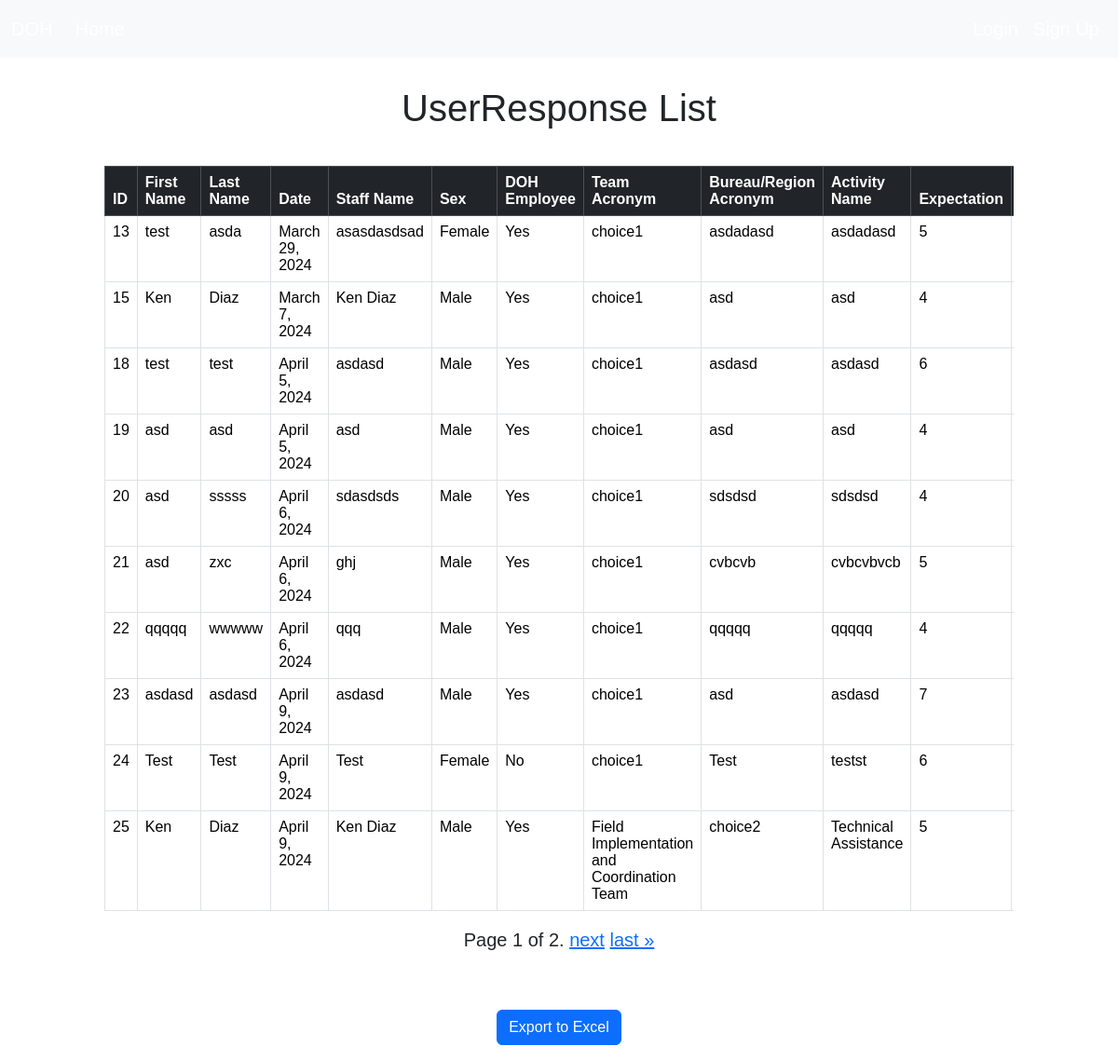
The app's page /listview/ with its own data.
### survey/models.py (models this page shows, shortened)
class UserResponse(models.Model):
    first_name = models.CharField(max_length=100, null=True)
    last_name = models.CharField(max_length=100, null=True)
    date = models.DateField(null=True)
    staff_name = models.CharField(max_length=100, null=True)
    SEX_CHOICES = [
    ('Male', 'Male'),
    ('Female', 'Female'),
    ]
    sex = models.CharField(max_length=6, choices=SEX_CHOICES, null=True)
    DOH_EMPLOYEE_CHOICES = [
    ('Yes', 'Yes'),
    ('No', 'No'),
    ]
    doh_employee = models.CharField(max_length=3, choices=DOH_EMPLOYEE_CHOICES, null=True)
    MY_CHOICES = [
    ('Office of the Chief of Staff', 'OCS - Office of the Chief of Staff'),
    ('Administration and Finance Management Team', 'AFMT - Administration and Finance Management Team'),
    ('Field Implementation and Coordination Team', 'FICT - Field Implementation and Coordination Team'),
    ('Health Facilities and Infrastructure Development Team', 'HFIDT - Health Facilities and Infrastructure Development Team'),
    ('Public Health Services Team', 'PHST - Public Health Services Team'),
    ('Health Policy and Systems Development Team', 'HPSDT - Health Policy and Systems Development Team'),
    ('Health Regulation Team', 'HRT - Health Regulation Team'),
    ('Procurement and Supply', 'PSCMT - Procurement and Supply'),
    ]
    team_acronym = models.CharField(
        max_length=100,
        choices=MY_CHOICES,
    )
    MY_CHOICES2 = [
    ('Administration and Financial Management Team', (
        ('Administrative Service', 'AS - Administrative Service'),
        ('Personnel Administrative Division', 'PAD - Personnel Administrative Division'),
        ('Malasakit Program Office', 'MPO - Malasakit Program Office'),
        ('Financial Management Service', 'FMS - Financial Management Service'),
    )),
    ('Field Implementation and Coordination Team', (
        ('Center for Health Development I', 'CHD I - Center for Health Development I'),
        ('Center for Health Development II', 'CHD II - Center for Health Development II'),
        ('Center for Health Development III', 'CHD III - Center for Health Development III'),
        ('Center for Health Development IV-A', 'CHD IV-A - Center for Health Development IV-A'),
        ('Center for Health Development IV-B', 'CHD IV-B - Center for Health Development IV-B'),
        ('Center for Health Development V', 'CHD V - Center for Health Development V'),
        ('Center for Health Development VI', 'CHD VI - Center for Health Development VI'),
        ('Center for Health Development VII', 'CHD VII - Center for Health Development VII'),
        ('Center for Health Development VIII', 'CHD VIII - Center for Health Development VIII'),
        ('Center for Health Development IX', 'CHD IX - Center for Health Development IX'),
        ('Center for Health Development X', 'CHD X - Center for Health Development X'),
        ('Center for Health Development XI', 'CHD XI - Center for Health Development XI'),
        ('Center for Health Development XII', 'CHD XII - Center for Health Development XII'),
        ('Center for Health Development NCR', 'CHD NCR - Center for Health Development NCR'),
        ('Center for Health Development CAR', 'CHD CAR - Center for Health Development CAR'),
        ('Center for Health Development CARAGA', 'CHD CARAGA - Center for Health Development CARAGA'),
        ('Center for Health Development ARMM', 'CHD ARMM - Center for Health Development ARMM'),
    )),
    ('Health Facilities and Infrastructure Development Team', (
        ('Health Facilities Development Bureau', 'HFDB - Health Facilities Development Bureau'),
        ('Knowledge Management and Information Technology', 'KMITS - Knowledge Management and Information Technology'),
    )),
    ('Procurement and Supply Chain Management Team', (
        ('Procurement Service', 'PS - Procurement Service'),
        ('Supply Chain Management Office', 'SCMO - Supply Chain Management Office'),
    )),
    ('Health Policy and Systems Development Team', (
        ('Bureau of International Health Cooperation', 'BIHC - Bureau of International Health Cooperation'),
        ('Bureau of Local Health Systems and Development', 'BLHSD - Bureau of Local Health Systems and Development'),
        ('Health Human Resource Development Bureau', 'HHRDB - Health Human Resource Development Bureau'),
        ('Health Policy Development and Planning Bureau', 'HPDPB - Health Policy Development and Planning Bureau'),
    )),
    ('Health Regulation Team', (
        ('Bureau of Quarantine', 'BOQ - Bureau of Quarantine'),
        ('Food and Drug Administration', 'FDA - Food and Drug Administration'),
        ('Health Facilities Services and Regulatory Bureau', 'HFSRB - Health Facilities Services and Regulatory Bureau'),
    )),
    ('Public Health Service Team', (
        ('Disease Prevention and Control Bureau', 'DPCB - Disease Prevention and Control Bureau'),
        ('Epidemiology Bureau', 'EB - Epidemiology Bureau'),
        ('Health Emergency Management Bureau', 'HEMB - Health Emergency Management Bureau'),
        ('Health Promotion and Communication Services', 'HPCS - Health Promotion and Communication Services'),
    )),
    ]
    bureau_service_region_acronym = models.CharField(
        max_length=100,
        choices=MY_CHOICES2,
    )
    MY_CHOICES3 = [
    ('Accreditation', 'S1 - Accreditation'),
    ('Authentication', 'S2 - Authentication'),
    ('Certification', 'S3 - Certification'),
    ('Data Request', 'S4 - Data Request'),
    ('Financial Assistance', 'S5 - Financial Assistance'),
    ('Follow-up', 'S6 - Follow-up'),
    ('Interview/Research', 'S7 - Interview/Research'),
    ('Legal Assitance', 'S8 - Legal Assitance'),
    ('Licensing', 'S9 - Licensing'),
    ('Medical Assistance', 'S10 - Medical Assistance'),
    ('Meetings', 'S11 - Meetings'),
    ('Policy Review', 'S12 - Policy Review'),
    ('Registration', 'S13 - Registration'),
    ('Secretariat', 'S14 - Secretariat'),
    ('Submission', 'S15 - Submission'),
    ('Technical Assistance', 'S16 - Technical Assistance'),
    ('Others', 'Others'),
    ]
    activity_name = models.CharField(
        max_length=100,
        choices=MY_CHOICES3,
    )
    expectation = models.CharField(max_length=20, null=True)
    statement1_rating = models.IntegerField(null=True)
    statement2_rating = models.IntegerField(null=True)
    statement3_rating = models.IntegerField(null=True)
    statement4_rating = models.IntegerField(null=True)
    statement5_rating = models.IntegerField(null=True)
    statement6_rating = models.IntegerField(null=True)
    quality = models.CharField(max_length=20, null=True)
    comments = models.TextField(null=True)

### survey/views.py (the view, shortened to what this page needs)
# urls.py: path('listview/', UserResponseListView.as_view(), name='listview'),
class UserResponseListView(ListView):
    model = UserResponse
    template_name = 'survey/userresponse_list.html'
    context_object_name = 'responses'
    paginate_by = 10  # Number of records per page
    def get_queryset(self):
        queryset = super().get_queryset().order_by('id')
        return queryset
    def get_context_data(self, **kwargs):
        context = super().get_context_data(**kwargs)
        paginator = Paginator(self.get_queryset(), self.paginate_by)
        page = self.request.GET.get('page')
        try:
            responses = paginator.page(page)
        except PageNotAnInteger:
            responses = paginator.page(1)
        except EmptyPage:
            responses = paginator.page(paginator.num_pages)
        context['responses'] = responses
        try:
            context['is_paginated'] = self.paginate_by < self.get_queryset().count()
        except TypeError:
            context['is_paginated'] = False
        return context
    def get(self, request, *args, **kwargs):
        if 'export' in request.GET:
            queryset = self.get_queryset()
            return self.export_to_excel(queryset)
        return super().get(request, *args, **kwargs)

### templates/survey/userresponse_list.html (shortened to what this page needs)
{% load bootstrap5 %}
{% bootstrap_css %}
{% load static %}
<!DOCTYPE html>
<html lang="en">
<nav class="navbar navbar-expand-lg bg-body-tertiary"; style="background-color: green;">
  <div class="container-fluid">
    <a class="navbar-brand" href="#" style="color: white;">DOH</a>
    <div class="collapse navbar-collapse" id="navbarText">
      <ul class="navbar-nav me-auto mb-2 mb-lg-0">
        <li class="nav-item">
          <a class="nav-link active" aria-current="page" href="{% url 'qrcode' %}" style="color: white;">Home</a>
        </li>
      </ul>
      <ul class="navbar-nav">
        {% if request.user.is_authenticated %}
            <li class="nav-item">
                <a class="nav-link active" aria-current="page" href="{% url 'logout' %}" style="color: white;">Logout</a>
            </li>
        {% else %}
            <li class="nav-item">
                <a class="nav-link active" aria-current="page" href="{% url 'login' %}" style="color: white;">Login</a>
            </li>
            <li class="nav-item">
                <a class="nav-link active" aria-current="page" href="{% url 'register' %}" style="color: white;">Sign Up</a>
            </li>
        {% endif %}
      </ul>
    </div>
  </div>
</nav>
<head>
    <br>
    <link rel="stylesheet" href="{% static 'css/style.css' %}">
    <h1>UserResponse List</h1>
</head>
    <br>
<body>
<div class="container-fluid">
    <div class="row justify-content-center">
        <div class="col-12 col-lg-11 col-xl-10">
            <div class="table-responsive">
                <table class="table table-bordered table-hover">
                    <thead class="table-dark">
                        <tr>
                            <th>ID</th>
                            <th>First Name</th>
                            <th>Last Name</th>
                            <th>Date</th>
                            <th>Staff Name</th>
                            <th>Sex</th>
                            <th>DOH Employee</th>
                            <th>Team Acronym</th>
                            <th>Bureau/Region Acronym</th>
                            <th>Activity Name</th>
                            <th>Expectation</th>
                            <th>Statement1 Rating</th>
                        </tr>
                    </thead>
                    <tbody>
                        {% for response in responses %}
                        <tr>
                            <td>{{ response.id }}</td>
                            <td>{{ response.first_name }}</td>
                            <td>{{ response.last_name }}</td>
                            <td>{{ response.date }}</td>
                            <td>{{ response.staff_name }}</td>
                            <td>{{ response.sex }}</td>
                            <td>{{ response.doh_employee }}</td>
                            <td>{{ response.team_acronym }}</td>
                            <td>{{ response.bureau_service_region_acronym }}</td>
                            <td>{{ response.activity_name }}</td>
                            <td>{{ response.expectation }}</td>
                            <td>{{ response.statement1_rating }}</td>
                        </tr>
                        {% endfor %}
                    </tbody>
                </table>
            </div>
        </div>
    </div>
</div>
{% if is_paginated %}
<div class="text-center">
    <span class="step-links">
        <span class="current">
            Page {{ responses.number }} of {{ responses.paginator.num_pages }}.
        </span>
        {% if responses.has_next %}
            <a href="?page={{ responses.next_page_number }}">next</a>
            <a href="?page={{ responses.paginator.num_pages }}">last &raquo;</a>
        {% endif %}
    </span>
</div>
{% endif %}
<br><br>
<div class="text-center">
    <p><a href="?export=1" class="btn btn-primary">Export to Excel</a></p>
</div>
</body>
</html>

### survey/static/css/style.css (style rules this page uses)
body { font-family: Arial, sans-serif; font-size: 20px; }

### records on screen
UserResponse: id "13", first_name "test", last_name "asda", date "March 29, 2024", staff_name "asasdasdsad", sex "Female", doh_employee "Yes", team_acronym "choice1", bureau_service_region_acronym "asdadasd", activity_name "asdadasd", expectation "5"
UserResponse: id "15", first_name "Ken", last_name "Diaz", date "March 7, 2024", staff_name "Ken Diaz", sex "Male", doh_employee "Yes", team_acronym "choice1", bureau_service_region_acronym "asd", activity_name "asd", expectation "4"
UserResponse: id "18", first_name "test", last_name "test", date "April 5, 2024", staff_name "asdasd", sex "Male", doh_employee "Yes", team_acronym "choice1", bureau_service_region_acronym "asdasd", activity_name "asdasd", expectation "6"
UserResponse: id "19", first_name "asd", last_name "asd", date "April 5, 2024", staff_name "asd", sex "Male", doh_employee "Yes", team_acronym "choice1", bureau_service_region_acronym "asd", activity_name "asd", expectation "4"
UserResponse: id "20", first_name "asd", last_name "sssss", date "April 6, 2024", staff_name "sdasdsds", sex "Male", doh_employee "Yes", team_acronym "choice1", bureau_service_region_acronym "sdsdsd", activity_name "sdsdsd", expectation "4"
UserResponse: id "21", first_name "asd", last_name "zxc", date "April 6, 2024", staff_name "ghj", sex "Male", doh_employee "Yes", team_acronym "choice1", bureau_service_region_acronym "cvbcvb", activity_name "cvbcvbvcb", expectation "5"
UserResponse: id "22", first_name "qqqqq", last_name "wwwww", date "April 6, 2024", staff_name "qqq", sex "Male", doh_employee "Yes", team_acronym "choice1", bureau_service_region_acronym "qqqqq", activity_name "qqqqq", expectation "4"
UserResponse: id "23", first_name "asdasd", last_name "asdasd", date "April 9, 2024", staff_name "asdasd", sex "Male", doh_employee "Yes", team_acronym "choice1", bureau_service_region_acronym "asd", activity_name "asdasd", expectation "7"
UserResponse: id "24", first_name "Test", last_name "Test", date "April 9, 2024", staff_name "Test", sex "Female", doh_employee "No", team_acronym "choice1", bureau_service_region_acronym "Test", activity_name "testst", expectation "6"
UserResponse: id "25", first_name "Ken", last_name "Diaz", date "April 9, 2024", staff_name "Ken Diaz", sex "Male", doh_employee "Yes", team_acronym "Field Implementation and Coordination Team", bureau_service_region_acronym "choice2", activity_name "Technical Assistance", expectation "5"

### other values on screen
{{ responses.number }} "1"
{{ responses.paginator.num_pages }} "2"
